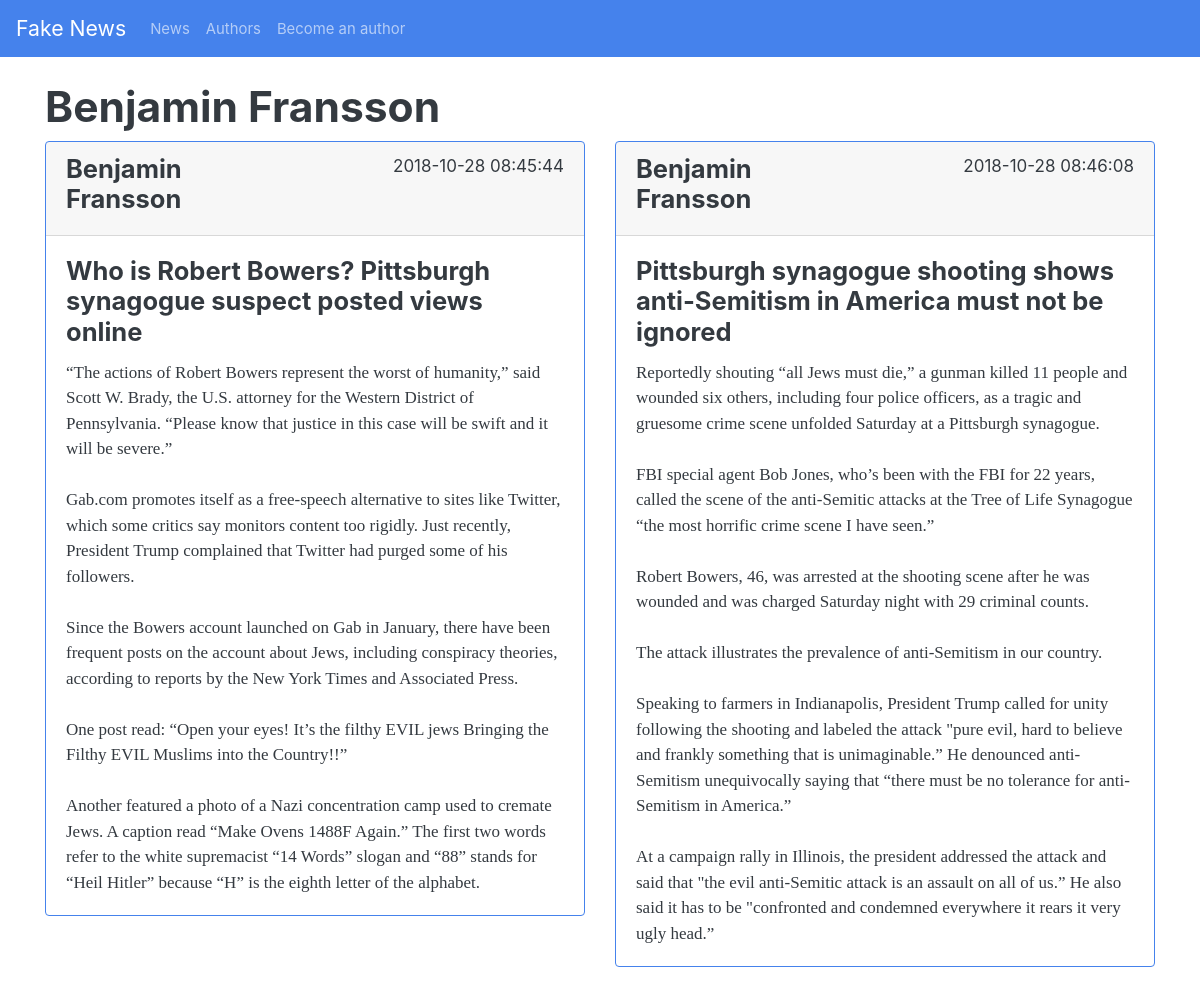
The page /author.php?id=14 on the database its author committed.
### tables this page shows
CREATE TABLE authors (
                id INTEGER PRIMARY KEY AUTOINCREMENT,
                name TEXT NOT NULL,
                email TEXT NOT NULL,
                password TEXT NOT NULL,
                date TIMESTAMP NOT NULL DEFAULT CURRENT_TIMESTAMP
                );

CREATE TABLE news (
                id INTEGER PRIMARY KEY AUTOINCREMENT,
                title TEXT NOT NULL,
                content TEXT NOT NULL,
                author INTEGER,
                likes INTEGER NOT NULL,
                date TIMESTAMP NOT NULL DEFAULT CURRENT_TIMESTAMP,
                FOREIGN KEY (id) REFERENCES authors(id)
                );

### author.php (called while the page is built, shortened)
<?php
require_once $_SERVER['DOCUMENT_ROOT'].'/database/db.php';
$title = 'Author';
$db = new ConnectToDatabase;
$query = 'SELECT * FROM authors JOIN news ON authors.id = news.author WHERE authors.id=:id ORDER BY date';
$params = [
    ':id' => $_GET['id']
];
$results = $db->getData($query, $params);
if($results){
    $title = $results[0]['name'];
}else{
    $title = 'No posts from this user.';
}
require_once $_SERVER['DOCUMENT_ROOT'].'/components/head.php';
require_once $_SERVER['DOCUMENT_ROOT'].'/components/nav.php';
require_once $_SERVER['DOCUMENT_ROOT'].'/content/author.php';
require_once $_SERVER['DOCUMENT_ROOT'].'/components/footer.php';

### database/db.php (called while the page is built, shortened)
<?php
class ConnectToDatabase
{
    private $pdo;
    public function __construct()
    {
        $this->fileName = $_SERVER['DOCUMENT_ROOT'].'/database/fake-news.db';
        $dsn = "sqlite:$this->fileName";
        $this->pdo = new PDO($dsn);
        $this->pdo->setAttribute(PDO::ATTR_ERRMODE,
                            PDO::ERRMODE_EXCEPTION);
        $this->pdo->exec('CREATE TABLE IF NOT EXISTS authors (
                id INTEGER PRIMARY KEY AUTOINCREMENT,
                name TEXT NOT NULL,
                email TEXT NOT NULL,
                password TEXT NOT NULL,
                date TIMESTAMP NOT NULL DEFAULT CURRENT_TIMESTAMP
                );');
        $this->pdo->exec('CREATE TABLE IF NOT EXISTS news (
                id INTEGER PRIMARY KEY AUTOINCREMENT,
                title TEXT NOT NULL,
                content TEXT NOT NULL,
                author INTEGER,
                likes INTEGER NOT NULL,
                date TIMESTAMP NOT NULL DEFAULT CURRENT_TIMESTAMP,
                FOREIGN KEY (id) REFERENCES authors(id)
                );');
    }
    public function getData(string $query, ?array $params = []): array
    {
        $sth = $this->pdo->prepare($query);
        $sth->execute($params);
        return $sth->fetchAll(PDO::FETCH_ASSOC);
    }
}

### content/author.php (the view)
<main>
    <div class="container mt-4">
        <div class="row">
            <div class="col">
                <h1><?=$title?></h1>
            </div>
        </div>
        <div class="row">
            <?php foreach ($results as $result): ?>
                <div class="col-md-12 col-lg-6">
                    <div class="card border-primary mb-3">
                        <div class="card-header">
                            <div class="row">
                                <div class="col"><h4><?= $result['name']; ?></h4></div>
                                <div class="col d-flex justify-content-end"><?= $result['date']; ?></div>
                            </div>
                        </div>
                        <div class="card-body">
                            <h4 class="card-title">
                                <?= $result['title']; ?>
                            </h4>
                            <p class="card-text">
                                <?= $result['content']; ?>
                            </p>
                        </div>
                    </div>
                </div>
            <?php endforeach;?>
        </div>
    </div>
</main>

### rows shown on the page
authors: name "Benjamin Fransson"
news: authors.name "Benjamin Fransson", date "2018-10-28 08:45:44", title "Who is Robert Bowers? Pittsburgh synagogue suspect posted views online", content "“The actions of Robert Bowers represent the worst of humanity,” said Scott W. Brady, the U.S. attorney for the Western District of Pennsylvania. “Please know that justice in this case will be swift and it will be severe.” Gab.com promotes itself as a free-speech alternative to sites like Twitter, which some critics say monitors content too rigidly. Just recently, President Trump complained that Twitter had purged some of his followers. Since the Bowers account launched on Gab in January, there have been frequent posts on the account about Jews, including conspiracy theories, according to reports by the New York Times and Associated Press. One post read: “Open your eyes! It’s the filthy EVIL…"
news: authors.name "Benjamin Fransson", date "2018-10-28 08:46:08", title "Pittsburgh synagogue shooting shows anti-Semitism in America must not be ignored", content "Reportedly shouting “all Jews must die,” a gunman killed 11 people and wounded six others, including four police officers, as a tragic and gruesome crime scene unfolded Saturday at a Pittsburgh synagogue. FBI special agent Bob Jones, who’s been with the FBI for 22 years, called the scene of the anti-Semitic attacks at the Tree of Life Synagogue “the most horrific crime scene I have seen.” Robert Bowers, 46, was arrested at the shooting scene after he was wounded and was charged Saturday night with 29 criminal counts. The attack illustrates the prevalence of anti-Semitism in our country. Speaking to farmers in Indianapolis, President Trump called for unity following the shooting and labeled…"
